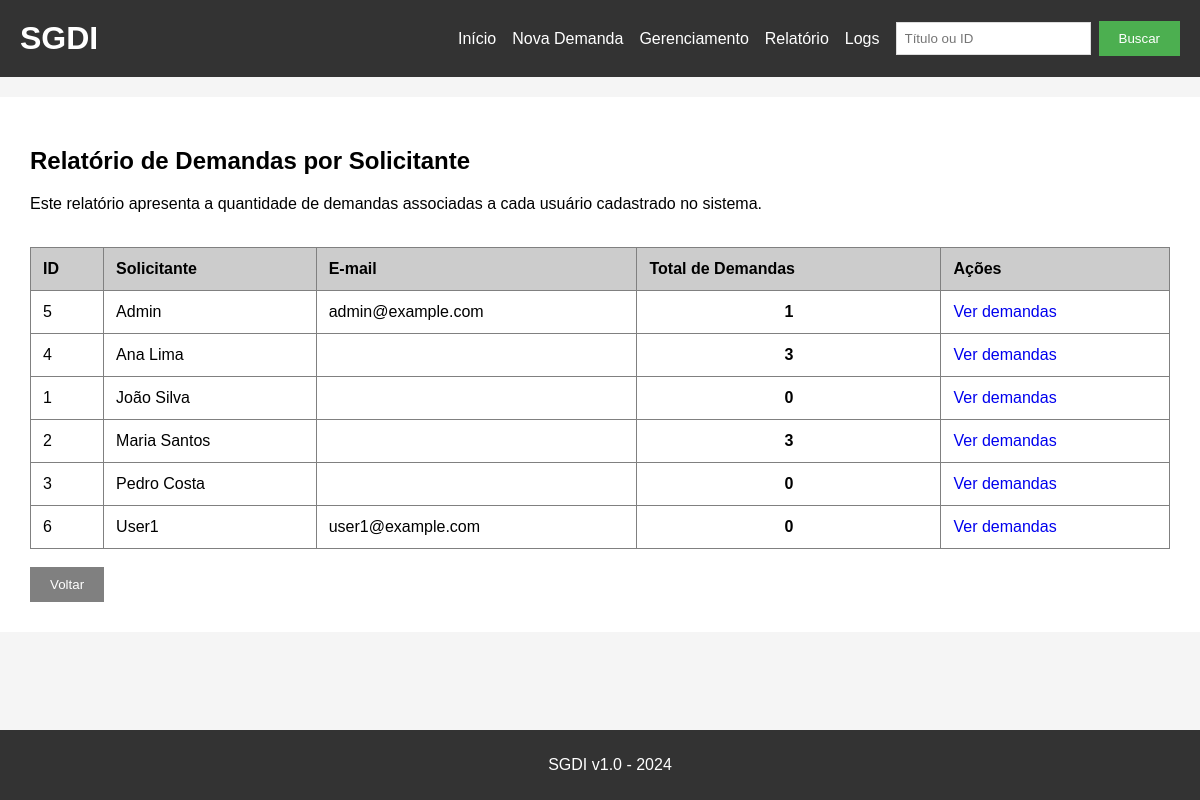
Screenshot of /relatorio/solicitantes with the database file from the repository.
### tables this page shows
CREATE TABLE usuarios (
            id INTEGER PRIMARY KEY AUTOINCREMENT,
            nome TEXT,
            email TEXT,
            senha TEXT
        );

### app.py (the view)
@app.route('/relatorio/solicitantes')
def relatorio_solicitantes():
    conn = get_db()
    relatorio = conn.execute(
        '''
        SELECT
            usuarios.id,
            usuarios.nome,
            usuarios.email,
            COUNT(demandas.id) AS total_demandas
        FROM usuarios

        LEFT JOIN demandas
            ON usuarios.id = demandas.usuario_id

        GROUP BY
            usuarios.id,
            usuarios.nome,
            usuarios.email

        ORDER BY usuarios.nome
        '''
    ).fetchall()
    conn.close()
    return render_template(
        'relatorio_solicitantes.html',
        relatorio=relatorio
    )

### app.py (called while the page is built)
def get_db():
    caminho = app.config.get('DATABASE', 'demandas.db')
    conn = sqlite3.connect(caminho)
    conn.row_factory = sqlite3.Row
    preparar_banco(conn)
    return conn

### templates/relatorio_solicitantes.html
{% extends "base.html" %}
{% block content %}
<h2>Relatório de Demandas por Solicitante</h2>
<p>
    Este relatório apresenta a quantidade de demandas associadas
    a cada usuário cadastrado no sistema.
</p>
<br>
<table border="1" cellpadding="10" cellspacing="0" width="100%">
    <thead>
        <tr bgcolor="#cccccc">
            <th>ID</th>
            <th>Solicitante</th>
            <th>E-mail</th>
            <th>Total de Demandas</th>
            <th>Ações</th>
        </tr>
    </thead>
    <tbody>
        {% for usuario in relatorio %}
        <tr>
            <td>
                {{ usuario[0] }}
            </td>
            <td>
                {{ usuario[1] }}
            </td>
            <td>
                {{ usuario[2] }}
            </td>
            <td style="text-align: center; font-weight: bold;">
                {{ usuario[3] }}
            </td>
            <td>
                <a href="/?usuario_id={{ usuario[0] }}">
                    Ver demandas
                </a>
            </td>
        </tr>
        {% else %}
        <tr>
            <td colspan="5" style="text-align: center;">
                Nenhum usuário encontrado.
            </td>
        </tr>
        {% endfor %}
    </tbody>
</table>
<br>
<a href="/">
    <button type="button">Voltar</button>
</a>
{% endblock %}

### static/style.css (style rules this page uses)
body { font-family: Arial, sans-serif; background-color: #f5f5f5; padding: 0 0 80px; margin: 0; }
button { background-color: #4CAF50; color: white; padding: 10px 20px; border: none; cursor: pointer; }
button[type="button"] { background-color: #808080; }
table { border-collapse: collapse; }
th { text-align: left; padding: 12px; }
td { padding: 12px; }
table a { text-decoration: none; }

### templates/base.html (style rules this page uses)
body { margin: 0; }

### rows the page displays
usuarios: id "5", nome "Admin", email "admin@example.com", usuario "1"
usuarios: id "4", nome "Ana Lima", usuario "3"
usuarios: id "1", nome "João Silva", usuario "0"
usuarios: id "2", nome "Maria Santos", usuario "3"
usuarios: id "3", nome "Pedro Costa", usuario "0"
usuarios: id "6", nome "User1", email "user1@example.com", usuario "0"
